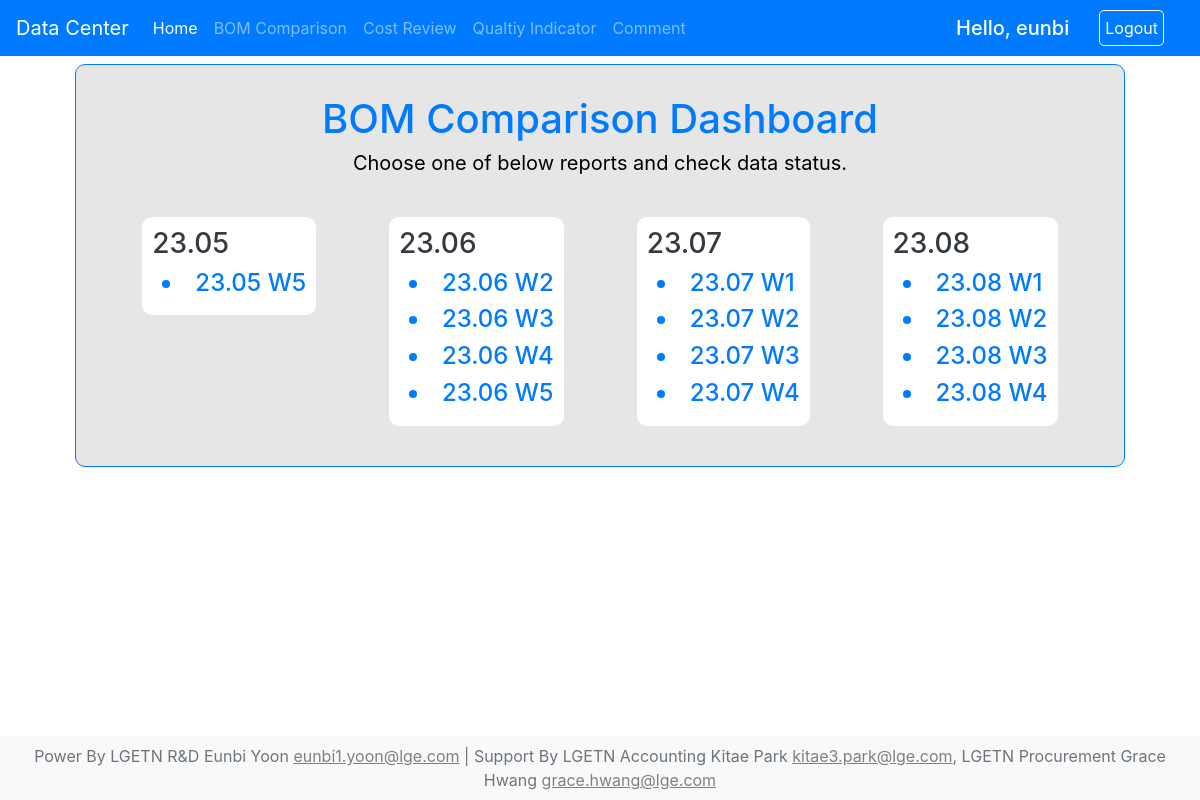
Page /report/bom-comparison/category (signed in) on the committed database.
### report/models.py (models this page shows, shortened)
class Post(models.Model):
    category=models.ForeignKey(Category, on_delete=models.CASCADE)
    week=models.ForeignKey(Week, on_delete=models.CASCADE)
    author=models.ForeignKey(User, on_delete=models.CASCADE)
    date_added=models.DateTimeField(auto_now_add=True)
    class Meta:
        verbose_name_plural='  3) Posts'

class Week(models.Model):
    name=models.CharField(max_length=255)
    def __str__(self):
        return self.name
    class Meta:
        verbose_name_plural='  2) Weeks'

### report/views.py (the view)
# urls.py: path('bom-comparison/category', category_bom_view, name='category_bom_url'),
@login_required(login_url='login_url')
def category_bom_view(request):
    posts = Post.objects.filter(category__name='BOM Comparison').order_by('week__name')
    grouped_posts = {}
    for post in posts:
        month_year = post.week.name[:5]  # Extract the month and year (e.g., '23.07')
        if month_year not in grouped_posts:
            grouped_posts[month_year] = []
        grouped_posts[month_year].append(post)
    context = {
        'category': 'BOM Comparison',
        'grouped_posts': grouped_posts
    }
    return render(request, 'category-bom.html', context)

### report/templates/category-bom.html (shortened to what this page needs)
{% extends 'base.html' %}
{% block container %}
<div style="border:1px solid #007BFF;border-radius:10px; background-color:rgb(231, 230, 230); margin:0 30px; padding:30px; color:white">
        <center><h1 class="text-primary">BOM Comparison Dashboard</h1></center>
        <center><h5 style="color:black; font-weight: 400;">Choose one of below reports and check data status.</h5></center>
        <br/>
        <div class="container">
            <div class="row">
                {% for month_year, posts in grouped_posts.items %}
                <div style="margin:0 auto;">
                    <div class="column" style="border-radius:10px; background-color: white; margin:10px; padding:10px">
                        <h3 class="text-dark">{{ month_year }}</h3>
                        {% for post in posts %}
                            <h4>
                                <li style="padding-left:10px;" class="text-primary"><a href="{% url 'detail_bom_url' post.pk %}">{{ post.week }}</a></li>
                            </h4>
                        {% endfor %}
                    </div>
                </div>
                {% endfor %}
            </div>
        </div>
    </div>
{% endblock %}
{% block footer %}
    <div class="text-center p-2" style="background-color: rgba(0, 0, 0, 0.025); padding:0">
        Power By LGETN R&D Eunbi Yoon
        <a style="text-decoration:underline; color:grey" href="mailto : eunbi1.yoon@lge.com">eunbi1.yoon@lge.com</a>
        | Support By LGETN Accounting Kitae Park
        <a style="text-decoration:underline; color:grey" href="mailto : kitae3.park@lge.com">kitae3.park@lge.com</a>,
        LGETN Procurement Grace Hwang
        <a style="text-decoration:underline; color:grey" href="mailto : grace.hwang@lge.com">grace.hwang@lge.com</a>
    </div>
{% endblock %}

### base/templates/base.html (shortened to what this page needs)
<!doctype html>
<html lang="en">
  <head>
    {% load static %}
    <link rel="stylesheet" href="https://cdn.jsdelivr.net/npm/bootstrap@4.3.1/dist/css/bootstrap.min.css">
  </head>
  <body>
    <nav class="navbar navbar-expand-lg navbar-dark bg-primary">
      <a class="navbar-brand" href="">Data Center</a>
      <div class="collapse navbar-collapse" id="navbarColor02">
        <ul class="navbar-nav mr-auto">
          <li class="nav-item active">
            <a class="nav-link" href="/">Home</a>
          </li>
          <li class="nav-item">
            <a class="nav-link" href="{% url 'category_bom_url' %}">BOM Comparison</a>
          </li>
          <li class="nav-item">
            <a class="nav-link" href="{% url 'category_cost_url' %}">Cost Review</a>
          </li>
          <li class="nav-item">
            <a class="nav-link" href="{% url 'qualityhome_url' %}">Qualtiy Indicator</a>
          </li>
          <li class="nav-item">
            <a class="nav-link" href="{% url 'comment_url' %}">Comment</a>
          </li>
        </ul>
        <form class="form-inline">
          {% if user.is_authenticated %}
            <h5 style="color:white; margin:0">Hello, {{user.username}}</h5>
            <a style="color:white; margin:0 20px 0 30px; border:1px solid white; border-radius: 5px; padding:5px" href="{% url 'logout_url' %}">Logout</a>
          {% else %}
            <h5 style="color:white; margin:0">Login Here</h5>
            <a style="color:white; margin:0 20px 0 30px; border:1px solid white; border-radius: 5px; padding:5px" href="{% url 'login_url' %}">Login</a>
          {% endif %}
        </form>
      </div>
    </nav>
    <div class="main">
      <div class="container">
        {% block container %}
        {% endblock %}
      </div>
    </div>
  <footer class="text-center text-lg-start bg-white text-muted" style="position: fixed;bottom:0; width: 100%;">
    {% block footer %}{% endblock %}
  </footer>
  </body>
</html>

### rows in the picture
Post: month_year "23.05", week "23.05 W5"
Post: month_year "23.06", week "23.06 W2"
Post: week "23.06 W3"
Post: week "23.06 W4"
Post: week "23.06 W5"
Post: month_year "23.07", week "23.07 W1"
Post: week "23.07 W2"
Post: week "23.07 W3"
Post: week "23.07 W4"
Post: month_year "23.08", week "23.08 W1"
Post: week "23.08 W2"
Post: week "23.08 W3"
Post: week "23.08 W4"

### other values in the picture
{{ user.username }} "eunbi"
